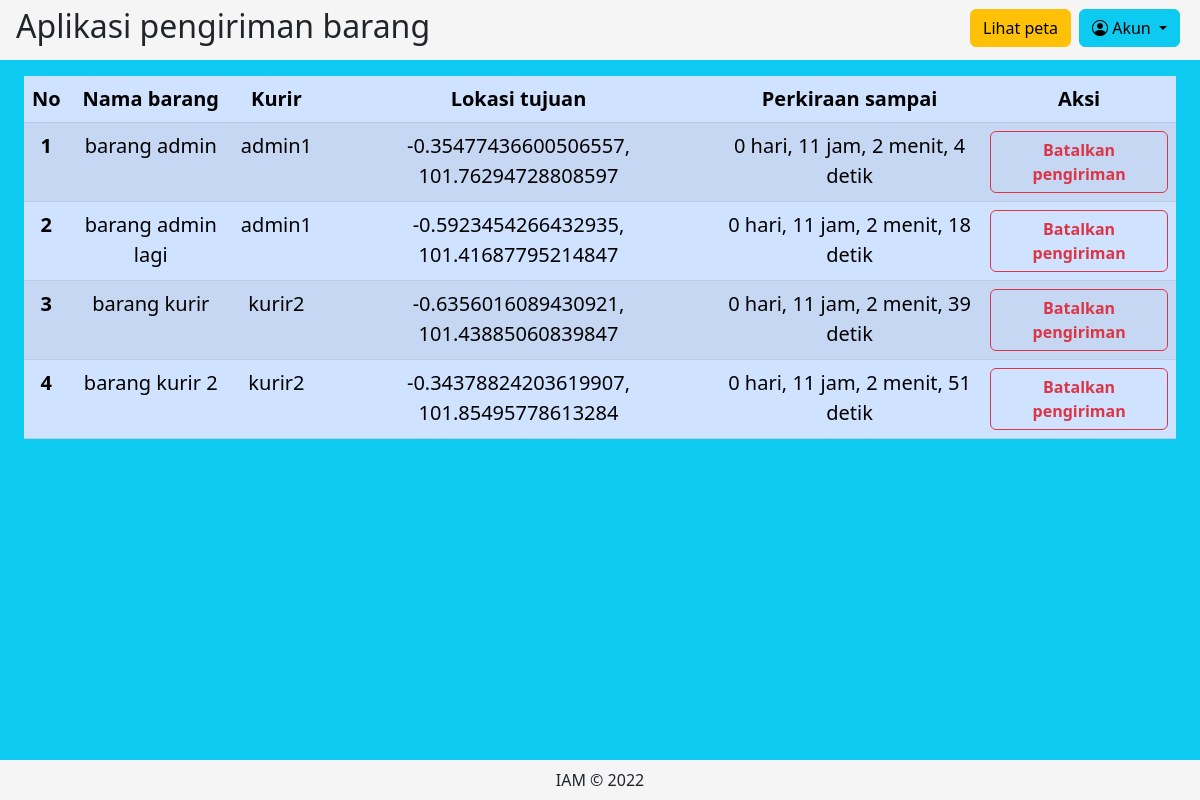
/items_list.php (signed in), run on the app's committed database.
### tables this page shows
CREATE TABLE `items` (
  `id` int(6) NOT NULL,
  `user_id` int(6) DEFAULT NULL,
  `name` varchar(150) NOT NULL,
  `lat` varchar(30) NOT NULL,
  `lng` varchar(30) NOT NULL,
  `arrival` int(11) NOT NULL
);

CREATE TABLE `users` (
  `id` int(6) NOT NULL,
  `username` varchar(100) NOT NULL,
  `password` varchar(100) NOT NULL,
  `role` varchar(20) NOT NULL
);

### items_list.php (the view, shortened to what this page needs)
<?php
require_once 'config.php';
$query = "SELECT
  users.username,
  items.id,
  items.name,
  items.lat,
  items.lng,
  items.arrival
FROM items JOIN users ON (items.user_id=users.id)";
$result = $conn->query($query);
$items = [];
while ($item = $result->fetch_object()) {
  $remain_time = $item->arrival - time();
  if ($remain_time > 0) {
    $day = (int)($remain_time / DAY_IN_SEC);
    $remain_time -= ($day * DAY_IN_SEC);
    $hour = (int)($remain_time / HOUR_IN_SEC);
    $remain_time -= ($hour * HOUR_IN_SEC);
    $minute = (int)($remain_time / MINUTE_IN_SEC);
    $second = (int)($remain_time - ($minute * MINUTE_IN_SEC));
    $item->arrival = [
      'day' => $day,
      'hour' => $hour,
      'minute' => $minute,
      'second' => $second,
    ];
  } else {
    $item->arrival = false;
  }
  $items[] = $item;
}
?>
<!DOCTYPE html>
<html>
<head>
  <link href="https://cdn.jsdelivr.net/npm/bootstrap@5.2.3/dist/css/bootstrap.min.css" rel="stylesheet" />
  <link rel="stylesheet" href="https://cdn.jsdelivr.net/npm/bootstrap-icons@1.10.2/font/bootstrap-icons.css" />
  <link rel="stylesheet" type="text/css" href="style.css" />
</head>
<body class="d-grid text-center">
  <header class="d-flex justify-content-between align-items-center px-3">
    <h2>Aplikasi pengiriman barang</h2>
    <div>
      <ul class="d-flex align-items-center pt-2 pe-1">
        <li>
          <a type="button" class="btn btn-warning me-2" href="index.php">
            Lihat peta
          </a>
        </li>
        <li>
          <div class="dropdown">
            <button class="btn btn-info dropdown-toggle" type="button" data-bs-toggle="dropdown">
              <i class="bi bi-person-circle"></i>
              Akun
            </button>
          </div>
        </li>
      </ul>
    </div>
  </header>
  <main class="bg-info d-flex justify-content-center align-items-start px-4 pt-3 fs-5">
    <table class="table table-striped table-primary">
      <thead>
        <tr>
          <th>No</th>
          <th>Nama barang</th>
          <?php if ($_SESSION['role'] === 'admin') : ?>
            <th>Kurir</th>
          <?php endif ?>
          <th>Lokasi tujuan</th>
          <th>Perkiraan sampai</th>
          <th>Aksi</th>
        </tr>
      </thead>
      <tbody>
        <?php $no = 1 ?>
        <?php foreach ($items as $item) : ?>
          <tr>
            <th><?= $no++ ?></th>
            <td><?= $item->name ?></td>
            <td><?= $item->username ?></td>
            <td><?= $item->lat ?>, <?= $item->lng ?></td>
            <td><?= "
          {$item->arrival['day']} hari,
          {$item->arrival['hour']} jam,
          {$item->arrival['minute']} menit,
          {$item->arrival['second']} detik
        " ?></td>
            <td>
              <a class="btn btn-outline-danger" href="delete_item.php?id=<?= $item->id ?>&redirect=items_list" onclick="return confirm('Yakin ingin membatalkan?')"><b>Batalkan pengiriman</b></a>
            </td>
          </tr>
        <?php endforeach ?>
      </tbody>
    </table>
  </main>
  <footer class="">
    <p>IAM &copy; 2022</p>
  </footer>
</body>
</html>

### style.css (style rules this page uses)
html, body { height: 100%; }
body { --header-height: 60px; --footer-height: 40px; grid-template-rows: var(--header-height) auto var(--footer-height); }
ul { list-style: none; }
header, footer { background: whitesmoke; }
header { line-height: var(--header-height); }
button { background: none; border-radius: 4px; padding: .4em; font-size: 1.3em; cursor: pointer; background: #ddf; }
footer { line-height: var(--footer-height); }

### data on the page
items: name "barang admin", user.username "admin1", lat "-0.35477436600506557", lng "101.76294728808597", arrival "0", arrival "11", arrival "2", arrival "4"
items: name "barang admin lagi", user.username "admin1", lat "-0.5923454266432935", lng "101.41687795214847", arrival "0", arrival "11", arrival "2", arrival "18"
items: name "barang kurir", user.username "kurir2", lat "-0.6356016089430921", lng "101.43885060839847", arrival "0", arrival "11", arrival "2", arrival "39"
items: name "barang kurir 2", user.username "kurir2", lat "-0.34378824203619907", lng "101.85495778613284", arrival "0", arrival "11", arrival "2", arrival "51"
